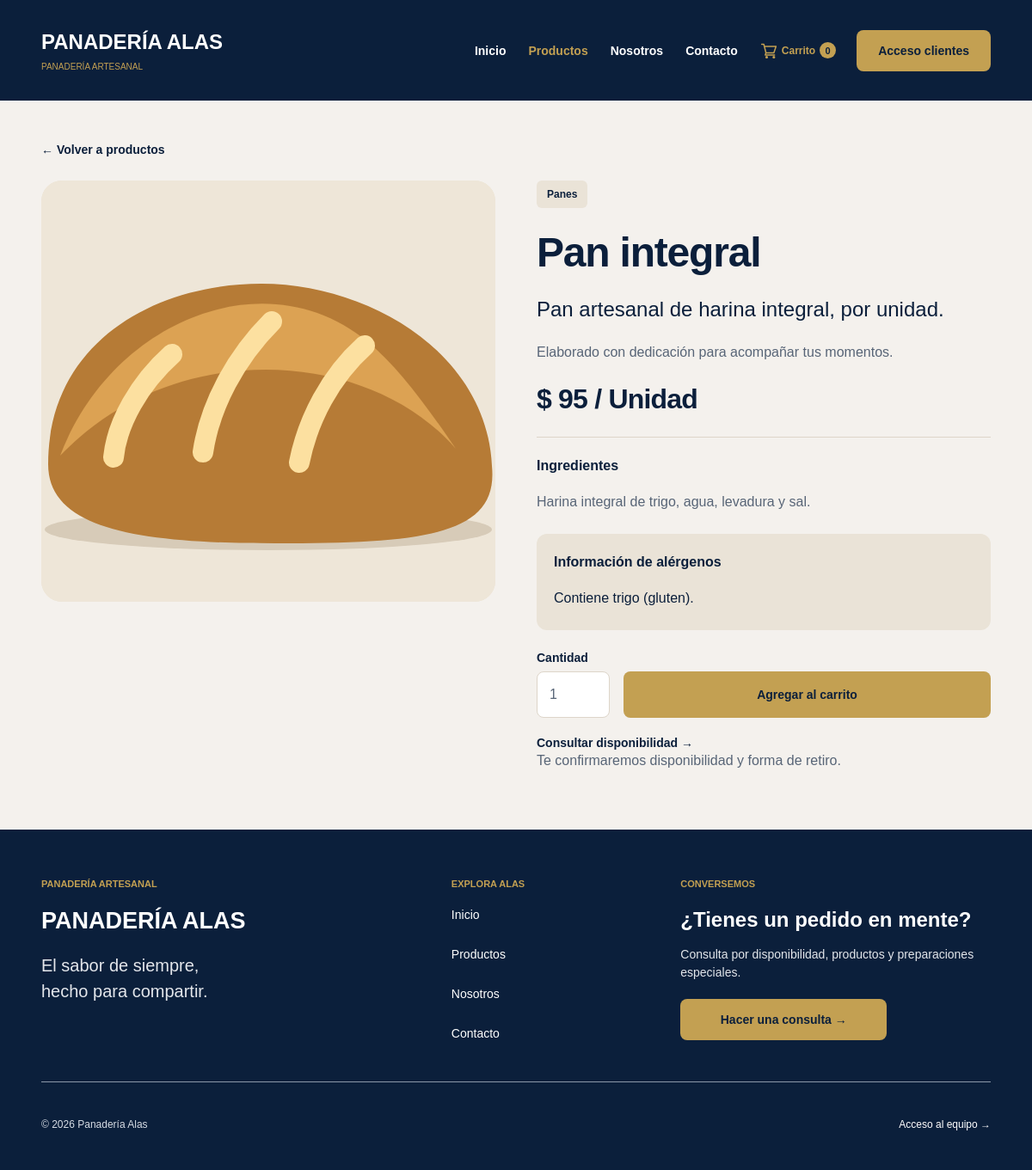
The app's page /producto?id=1 with its own data.
### tables this page shows
CREATE TABLE IF NOT EXISTS productos (
    id_producto INT UNSIGNED AUTO_INCREMENT PRIMARY KEY,
    nombre VARCHAR(120) NOT NULL,
    descripcion VARCHAR(280) NOT NULL,
    precio DECIMAL(10,2) UNSIGNED NOT NULL,
    categoria VARCHAR(30) NOT NULL,
    presentacion VARCHAR(80) NOT NULL DEFAULT 'Unidad',
    ingredientes TEXT NOT NULL,
    alergenos VARCHAR(500) NOT NULL DEFAULT '',
    imagen VARCHAR(255) NOT NULL DEFAULT '',
    destacado TINYINT(1) NOT NULL DEFAULT 0,
    activo TINYINT(1) NOT NULL DEFAULT 1,
    eliminado_en DATETIME NULL,
    creado_en TIMESTAMP NOT NULL DEFAULT CURRENT_TIMESTAMP,
    KEY idx_productos_catalogo (activo, eliminado_en, categoria)
);

### app/Core/Vista.php (called while the page is built, shortened)
<?php
final class Vista
{
    public static function mostrar(string $vista, array $variables = []): void
    {
        extract($variables, EXTR_SKIP);
        require dirname(__DIR__) . '/Views/partials/encabezado.php';
        require dirname(__DIR__) . '/Views/' . $vista . '.php';
        require dirname(__DIR__) . '/Views/partials/pie.php';
    }
}

### app/Controllers/ProductoController.php (called while the page is built, shortened)
<?php
final class ProductoController
{
    public function ver(): void
    {
        $id = filter_var(Http::texto($_GET, 'id'), FILTER_VALIDATE_INT, ['options' => ['min_range' => 1]]);
        $producto = $id ? (Producto::catalogo()->buscarVarios([$id])[$id] ?? null) : null;
        Vista::mostrar('producto', ['tituloPagina' => ($producto['nombre'] ?? 'Producto no disponible') . ' | Panadería Alas',
            'seccionActiva' => 'productos', 'producto' => $producto]);
    }
}

### public/index.php (called while the page is built, shortened)
<?php
require dirname(__DIR__) . '/app/bootstrap.php';
$ruta = Rutas::resolver();
[, $controlador, $accion, $metodos] = Rutas::todas()[$ruta];
try {
    (new $controlador())->$accion();
} catch (DomainException $error) {
    http_response_code(422);
    Vista::mostrar('error', ['tituloPagina' => 'Revisá la solicitud', 'mensaje' => $error->getMessage()]);
} catch (Throwable $error) {
    error_log((string) $error);
    http_response_code(503);
    Vista::mostrar('error', ['tituloPagina' => 'Servicio no disponible',
        'mensaje' => 'No pudimos completar la operación en este momento. Intentá nuevamente en unos minutos.']);
}

### app/Core/Rutas.php (called while the page is built, shortened)
<?php
final class Rutas
{
    private static ?array $rutas = null;
    public static function todas(): array
    {
        return self::$rutas ??= require dirname(__DIR__, 2) . '/config/rutas.php';
    }
    public static function url(string $nombre, array $parametros = []): string
    {
        $ruta = self::todas()[$nombre][0] ?? throw new InvalidArgumentException('Ruta desconocida.');
        unset($parametros['ruta']);
        $consulta = http_build_query($parametros, '', '&', PHP_QUERY_RFC3986);
        return self::base() . '/' . $ruta . ($consulta === '' ? '' : '?' . $consulta);
    }
    public static function recurso(string $archivo): string
    {
        return self::base() . '/' . $archivo;
    }
    private static function base(): string
    {
        $directorio = str_replace('\\', '/', dirname($_SERVER['SCRIPT_NAME'] ?? '/index.php'));
        if ($directorio === '.' || $directorio === '/') {
            return '';
        }
        return '/' . implode('/', array_map('rawurlencode', explode('/', trim(rawurldecode($directorio), '/'))));
    }
}

### app/bootstrap.php (called while the page is built, shortened)
<?php
spl_autoload_register(static function (string $clase): void {
    foreach (['App\\' => __DIR__,
        'PHPMailer\\PHPMailer\\' => dirname(__DIR__) . '/lib/PHPMailer/src'] as $prefijo => $directorio) {
        if (str_starts_with($clase, $prefijo)) {
            $archivo = $directorio . '/' . str_replace('\\', '/', substr($clase, strlen($prefijo))) . '.php';
            return;
        }
    }
});

### app/Core/Http.php (called while the page is built, shortened)
<?php
final class Http
{
    public static function texto(array $origen, string $nombre, string $predeterminado = ''): string
    {
        return trim(self::cadena($origen, $nombre, $predeterminado));
    }
    public static function cadena(array $origen, string $nombre, string $predeterminado = ''): string
    {
        $valor = $origen[$nombre] ?? $predeterminado;
        return $valor;
    }
}

### config/database.php (called while the page is built, shortened)
<?php
return [
    'host' => getenv('QBA_DB_HOST') ?: '127.0.0.1',
    'port' => getenv('QBA_DB_PORT') ?: '3306',
    'database' => getenv('QBA_DB_NAME') ?: 'qba_pedidos_alas',
    'user' => getenv('QBA_DB_USER') !== false ? getenv('QBA_DB_USER') : 'root',
    'password' => getenv('QBA_DB_PASSWORD') !== false ? getenv('QBA_DB_PASSWORD') : '',
];

### app/Core/Conexion.php (called while the page is built, shortened)
<?php
final class Conexion
{
    private static ?PDO $conexion = null;
    public static function obtener(): PDO
    {
        if (self::$conexion === null) {
            $config = require dirname(__DIR__, 2) . '/config/database.php';
            self::$conexion = new PDO(
                "mysql:host={$config['host']};port={$config['port']};dbname={$config['database']};charset=utf8mb4",
                $config['user'],
                $config['password'],
                [PDO::ATTR_ERRMODE => PDO::ERRMODE_EXCEPTION, PDO::ATTR_DEFAULT_FETCH_MODE => PDO::FETCH_ASSOC,
                    PDO::ATTR_EMULATE_PREPARES => false]
            );
        }
        return self::$conexion;
    }
}

### app/Models/Producto.php (called while the page is built, shortened)
<?php
final class Producto
{
    public static function catalogo(): self
    {
        return new self(Conexion::obtener());
    }
    public static function imagen(array $producto): string
    {
        $imagen = $producto['imagen'] ?? '';
        if (in_array($imagen, ['pan.svg', 'croissant.svg', 'torta.svg'], true)
            || (is_string($imagen) && preg_match('~^productos/[a-f0-9]{32}\.(?:jpg|png)$~D', $imagen))) {
            return $imagen;
        }
        return match ($producto['categoria'] ?? '') {
            'Bizcochos' => 'croissant.svg', 'Tortas', 'Especiales' => 'torta.svg', default => 'pan.svg',
        };
    }
    public function buscarVarios(array $ids, bool $bloquear = false): array
    {
        sort($ids, SORT_NUMERIC);
        $marcadores = implode(',', array_fill(0, count($ids), '?'));
        $consulta = $this->db->prepare("SELECT * FROM productos WHERE id_producto IN ($marcadores)
            AND activo = 1 AND eliminado_en IS NULL ORDER BY id_producto" . ($bloquear ? ' FOR UPDATE' : ''));
        $consulta->execute($ids);
        $productos = [];
        foreach ($consulta->fetchAll() as $fila) {
            $producto = self::normalizar($fila);
            $productos[$producto['id_producto']] = $producto;
        }
        return $productos;
    }
    private static function normalizar(array $producto): array
    {
        [$entero, $decimal] = array_pad(explode('.', (string) $producto['precio'], 2), 2, '0');
        $producto['precio'] = (int) $entero * 100 + (int) str_pad($decimal, 2, '0');
        $producto['id_producto'] = (int) $producto['id_producto'];
        $producto['imagen_guardada'] = $producto['imagen'];
        $producto['imagen'] = self::imagen($producto);
        return $producto;
    }
}

### app/Views/producto.php (the view, shortened to what this page needs)
<main id="contenido" class="contenedor pagina-pedidos">
    <a class="enlace-volver" href="<?= $url('productos') ?>">← Volver a productos</a>
    <?php if (!$producto): ?>
    <section class="tarjeta vacio">
        <h1 class="vacio__titulo">Producto no disponible</h1>
        <p class="vacio__descripcion">Este producto ya no está en el catálogo. Explorá las opciones disponibles.</p>
        <a class="boton boton--dorado" href="<?= $url('productos') ?>">Ver productos</a>
    </section>
    <?php else: ?>
    <div class="detalle">
        <img class="detalle__imagen" src="<?= $escapar($recurso('images/' . $producto['imagen'])) ?>" width="400" height="245" alt="<?= $escapar($producto['nombre']) ?>">
        <section>
            <span class="insignia insignia--neutra"><?= $escapar($producto['categoria']) ?></span>
            <h1 class="detalle__titulo"><?= $escapar($producto['nombre']) ?></h1>
            <p class="detalle__descripcion"><?= $escapar($producto['descripcion']) ?></p>
            <p>Elaborado con dedicación para acompañar tus momentos.</p>
            <h2><?= $dinero($producto['precio']) ?> / <?= $escapar($producto['presentacion']) ?></h2>
            <hr class="separador">
            <h4 class="detalle__subtitulo">Ingredientes</h4>
            <p><?= $escapar($producto['ingredientes']) ?></p>
            <aside class="recuadro">
                <h4 class="recuadro__titulo">Información de alérgenos</h4>
                <p class="recuadro__descripcion"><?= $escapar($producto['alergenos'] ?: 'Consultá por alérgenos antes de realizar tu pedido.') ?></p>
            </aside>
            <form method="post" action="<?= $url('carrito') ?>" class="agregar-carrito">
                <label class="campo">Cantidad
                    <input class="campo__entrada" type="number" name="cantidad" min="1" max="99" value="1" required>
                </label>
                <button class="boton boton--dorado">Agregar al carrito</button>
            </form>
            <a class="enlace-texto" role="link" aria-disabled="true">Consultar disponibilidad →</a>
            <p class="texto-pequeno">Te confirmaremos disponibilidad y forma de retiro.</p>
        </section>
    </div>
    <?php endif; ?>
</main>

### public/css/inicio.css (style rules this page uses)
:root { --navy: #0b1f3b; --gold: #c3a052; --cream: #f4f1ed; --white: #fff; --muted: #586577; --border: #ddd5c9; --radius: 12px; font-family: Arial, Helvetica, sans-serif; color: var(--navy); background: var(--cream); font-synthesis: none; }
* { box-sizing: border-box; }
.pagina { display: flex; flex-direction: column; min-width: 320px; min-height: 100vh; margin: 0; }
main { flex: 1; }
a { color: inherit; text-decoration: none; -webkit-tap-highlight-color: transparent; }
img { display: block; max-width: 100%; height: auto; }
p { margin: 0 0 20px; color: var(--muted); font-size: 16px; line-height: 1.55; }
h1, h2, h3 { margin: 0 0 20px; line-height: 1.18; letter-spacing: -.025em; }
h1 { font-size: 48px; font-weight: 750; }
h2 { font-size: 32px; }
[aria-disabled="true"] { cursor: default; }
.contenedor { width: calc(100% - 96px); max-width: 1344px; margin-inline: auto; }
.boton { display: inline-flex; justify-content: center; align-items: center; gap: 8px; min-height: 48px; min-width: 160px; padding: 13px 24px; border: 1px solid transparent; border-radius: 8px; color: var(--navy); font-size: 14px; line-height: 20px; font-weight: 600; text-align: center; transition: background-color .15s, box-shadow .15s; }
.boton--dorado { background: var(--gold); }

### public/css/componentes.css (style rules this page uses)
:root { --sand: #eae3d7; --red: #ab3032; --green: #146b4b; }
button, input, select, textarea { font: inherit; -webkit-tap-highlight-color: transparent; }
button { cursor: pointer; }
.pagina-pedidos { padding-block: 48px; }
.pagina-pedidos h1 { line-height: 1.16; }
.enlace-volver, .enlace-texto { display: inline-block; font-size: 14px; font-weight: 600; }
.enlace-volver { margin: 0 0 28px; }
.insignia { display: inline-block; padding: 8px 12px; border-radius: 6px; font-size: 12px; line-height: 16px; font-weight: 600; }
.insignia--neutra { background: var(--sand); color: var(--navy); }
.recuadro { margin: 24px 0; padding: 24px 20px; border-radius: var(--radius); background: var(--sand); }
.recuadro__titulo { margin: 0 0 20px; font-size: 16px; line-height: 1.18; letter-spacing: -.025em; }
h4.recuadro__titulo { letter-spacing: 0; }
.recuadro__descripcion { margin: 0; color: var(--navy); font-size: 14px; }
.campo { display: flex; flex-direction: column; gap: 8px; color: var(--navy); font-size: 14px; font-weight: 600; }
.campo__entrada { width: 100%; min-height: 54px; padding: 14px; border: 1px solid var(--border); border-radius: 8px; background: var(--white); color: var(--muted); font-size: 16px; line-height: 24px; font-weight: 400; }
.campo__entrada::placeholder { color: var(--muted); opacity: 1; }
.separador { width: 100%; margin: 0 0 24px; border: 0; border-top: 1px solid var(--border); }
.texto-pequeno { color: var(--muted); font-size: 13px; line-height: 1.5; }

### public/css/pedidos.css (style rules this page uses)
.detalle { display: grid; grid-template-columns: 1fr 1fr; align-items: start; gap: 48px; }
.detalle__imagen { width: 100%; min-height: 490px; border-radius: 24px; background: #eee6d8; object-fit: cover; }
.detalle__titulo { margin-top: 24px; }
.detalle__descripcion { color: var(--navy); font-size: 24px; line-height: 1.5; }
.detalle .recuadro__descripcion, .detalle .texto-pequeno { font-size: 16px; }
.detalle h2, .detalle .separador { margin: 24px 0; }
.detalle__subtitulo { margin: 0 0 20px; font-size: 16px; line-height: 1.18; letter-spacing: 0; }
.agregar-carrito { display: flex; align-items: flex-end; gap: 16px; margin-bottom: 20px; }
.agregar-carrito .campo { max-width: 100px; }
.agregar-carrito .boton { flex: 1; min-height: 54px; }

### records on screen
productos: imagen (picture), categoria "Panes", nombre "Pan integral", descripcion "Pan artesanal de harina integral, por unidad.", presentacion "Unidad", ingredientes "Harina integral de trigo, agua, levadura y sal.", alergenos "Contiene trigo (gluten)."

### other values on screen
$cantidadCarrito "0"
$dinero($producto['precio']) "$ 95"
